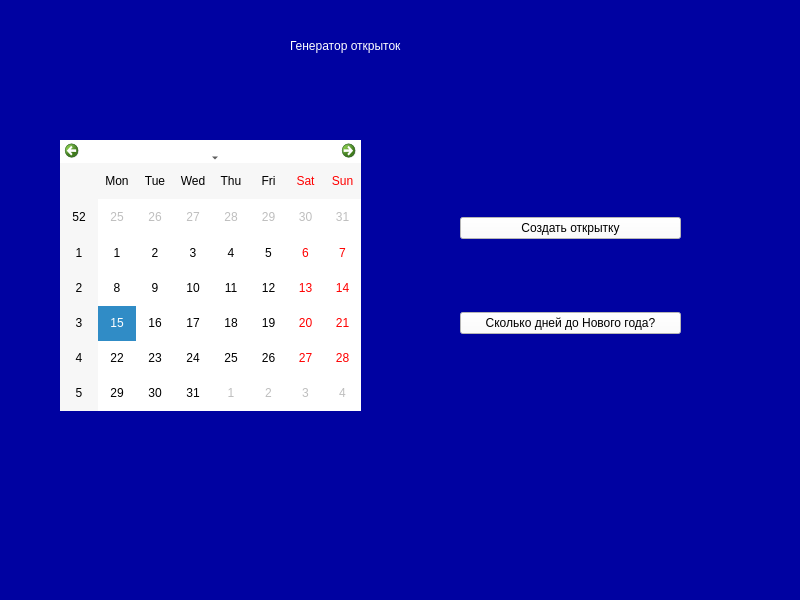
<?xml version="1.0" encoding="UTF-8"?>
<ui version="4.0">
 <class>Generator</class>
 <widget class="QMainWindow" name="Generator">
  <property name="geometry">
   <rect>
    <x>0</x>
    <y>0</y>
    <width>800</width>
    <height>600</height>
   </rect>
  </property>
  <property name="windowTitle">
   <string>MainWindow</string>
  </property>
  <property name="styleSheet">
   <string notr="true">background-color: rgb(0, 2, 161);</string>
  </property>
  <widget class="QWidget" name="centralwidget">
   <widget class="QLabel" name="label">
    <property name="geometry">
     <rect>
      <x>290</x>
      <y>10</y>
      <width>241</width>
      <height>71</height>
     </rect>
    </property>
    <property name="styleSheet">
     <string notr="true">font: 64pt &quot;A DAY WITHOUT SUN&quot;;
color: rgb(255, 255, 255);
background-color: rgb(0, 2, 161);</string>
    </property>
    <property name="text">
     <string>Генератор открыток</string>
    </property>
   </widget>
   <widget class="QWidget" name="verticalLayoutWidget">
    <property name="geometry">
     <rect>
      <x>60</x>
      <y>140</y>
      <width>301</width>
      <height>271</height>
     </rect>
    </property>
    <layout class="QVBoxLayout" name="verticalLayout">
     <item>
      <widget class="QCalendarWidget" name="calendarWidget">
       <property name="styleSheet">
        <string notr="true">background-color: rgb(255, 255, 255);
font: 20pt &quot;A DAY WITHOUT SUN&quot;;</string>
       </property>
      </widget>
     </item>
    </layout>
   </widget>
   <widget class="QWidget" name="verticalLayoutWidget_2">
    <property name="geometry">
     <rect>
      <x>460</x>
      <y>150</y>
      <width>221</width>
      <height>251</height>
     </rect>
    </property>
    <layout class="QVBoxLayout" name="verticalLayout_2">
     <item>
      <widget class="QPushButton" name="make_button">
       <property name="styleSheet">
        <string notr="true">background-color: rgb(255, 255, 255);
font: 18pt &quot;Courier New&quot;;</string>
       </property>
       <property name="text">
        <string>Создать открытку</string>
       </property>
      </widget>
     </item>
     <item>
      <widget class="QPushButton" name="Counter_button">
       <property name="styleSheet">
        <string notr="true">font: 12pt &quot;Courier New&quot;;
background-color: rgb(255, 255, 255);</string>
       </property>
       <property name="text">
        <string>Сколько дней до Нового года?</string>
       </property>
      </widget>
     </item>
    </layout>
   </widget>
  </widget>
  <widget class="QMenuBar" name="menubar">
   <property name="geometry">
    <rect>
     <x>0</x>
     <y>0</y>
     <width>800</width>
     <height>37</height>
    </rect>
   </property>
  </widget>
  <widget class="QStatusBar" name="statusbar"/>
 </widget>
 <resources/>
 <connections/>
</ui>
